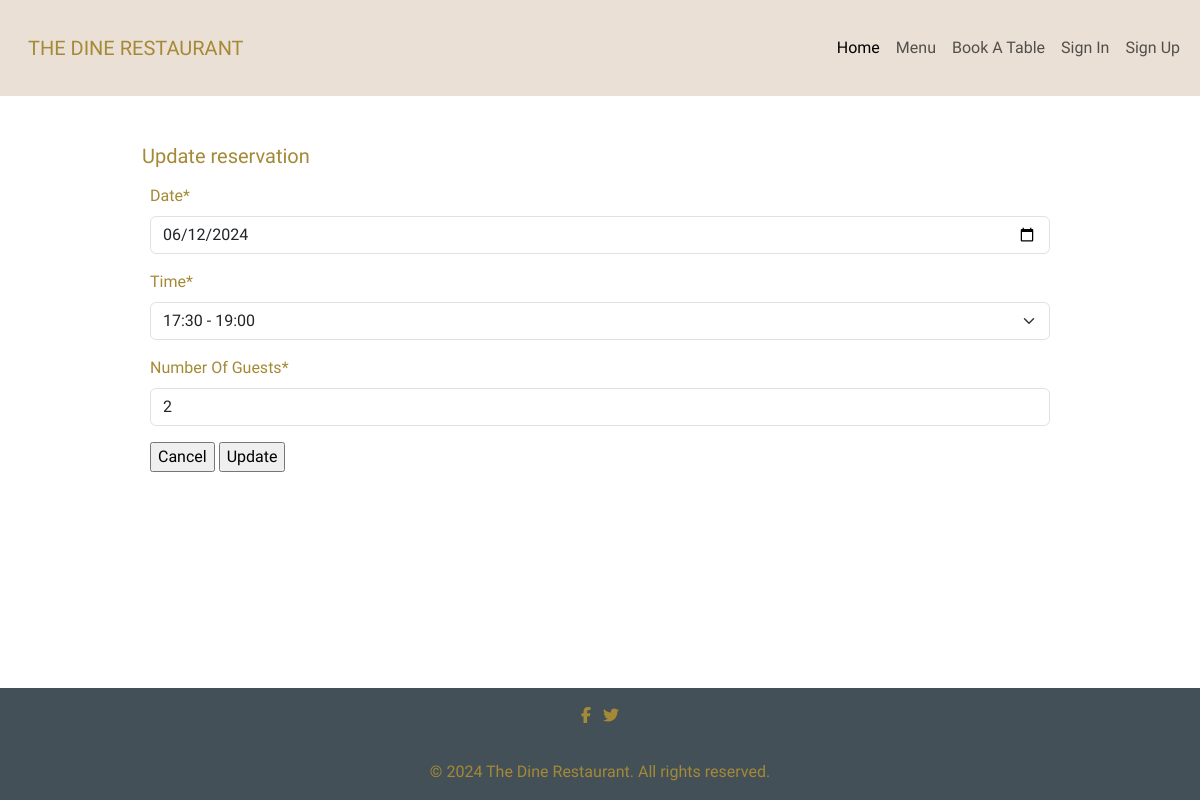
/reservation/6/update/, run on the app's committed database.
### reservation/models.py (models this page shows, shortened)
class Reservation(models.Model):
    time_slot = models.IntegerField(choices=TIME_SLOTS, default=2)
    customer = models.ForeignKey(Customer, on_delete=models.CASCADE)
    reservation_date = models.DateField(default=timezone.now)
    number_of_guests = models.IntegerField(default=2)
    table = models.ForeignKey(Table, on_delete=models.DO_NOTHING)
    username = models.CharField(max_length=100, null=True)
    class Meta:
        ordering = ['reservation_date', 'time_slot']

### reservation/views.py (the view, shortened to what this page needs)
# urls.py: path("<int:id>/update/", views.ReservationUpdateView.as_view(), name="reservation-update"),
class ReservationUpdateView(UpdateView):
    form_class = ReservationModelForm
    template_name = 'reservation/reservation_update.html'
    def get_object(self, queryset=None):
        id_ = self.kwargs.get("id")
        return get_object_or_404(Reservation, id=id_)

### reservation/forms.py (shortened to what this page needs)
class ReservationModelForm(forms.ModelForm):
    class Meta:
        model = Reservation
        fields = ['reservation_date', 'time_slot', 'number_of_guests']
        exclude = ('customer', 'table')
        max_guests = max([t[0] for t in list(TABLE_CAPACITIES)])
        widgets = {
            'reservation_date': forms.DateInput(
                format='%Y-%m-%d',
                attrs={'class': 'form-control',
                       'placeholder': 'Select a date',
                       'type': 'date',
                       'min': timezone.now,
                       }),
        }
        labels = {
            'reservation_date': 'Date',
            'time_slot': 'Time',
            'number_of_guests': 'Number Of Guests',
        }

### reservation/templates/reservation/reservation_update.html (shortened to what this page needs)
{% extends 'base.html' %}
{% load crispy_forms_tags %}
{% block content %}
<div class="row p-5">
  <div class="col-1" ></div>
  <div class="col-10">
    <h5>Update reservation</h5>
    <form action="." class="form mb-2 p-2 form-style" method="post">
      {{form|crispy}}
      <input type="button" onclick="location.href='/reservation/list';" value="Cancel" />
      <input type="submit" value="Update" />
    </form>
  </div>
  <div class="col-1" ></div>
</div>
{% endblock %}

### static/css/style.css (style rules this page uses)
html { font-size: 1rem; }
body { font-family: "Gabriela", serif; color: #a48936; background-color: white }

### data on the page
Reservation: reservation_date "06/12/2024", time_slot "17:30 - 19:00", number_of_guests "2"
